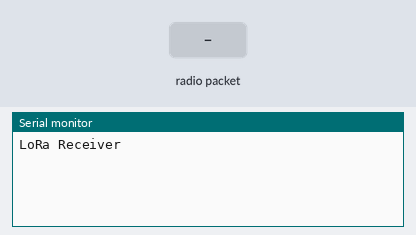
Bench run of a sketch on a simulated Arduino Uno, built for the host (arithmetic inside an expression is 32-bit, double 64-bit). Shown: the last lines printed to the serial monitor. The inputs (shaded band) are chosen by the test bench. No radio packets arrive unless stated.

Above: at 2.2 s.
2.3 s: radio packet "1" arrives
At 3.1 s:
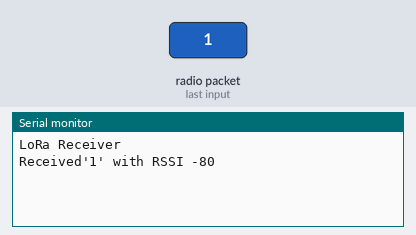
3.8 s: radio packet "0" arrives
At 4.3 s:
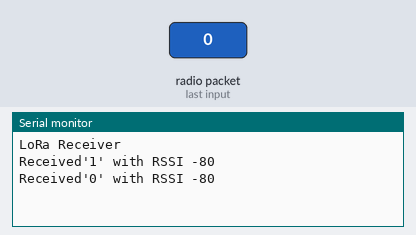
5.3 s: radio packet "2" arrives
At 6.6 s:
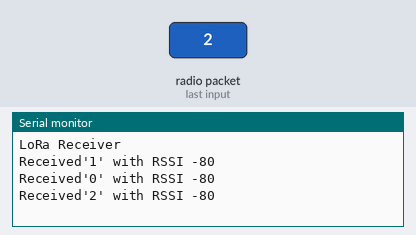

Measured:
- after the input at 2.3 s, the serial monitor: prints a new line at once (image 1)
- after the input at 3.8 s, the serial monitor: prints a new line at once (image 2)
- after the input at 5.3 s, the serial monitor: prints a new line at once (image 3)

The sketch:

loraSendRecieve.ino
```cpp
// This example just provide basic LoRa function test;
// Not the LoRa's farthest distance or strongest interference immunity.
// For more informations, please vist www.heltec.cn or mail to support@heltec.cn

#include <SPI.h>
#include <LoRa.h>

// WIFI_LoRa_32 ports
// GPIO5  -- SX1278's SCK
// GPIO19 -- SX1278's MISO
// GPIO27 -- SX1278's MOSI
// GPIO18 -- SX1278's CS
// GPIO14 -- SX1278's RESET
// GPIO26 -- SX1278's IRQ(Interrupt Request)

#define SS      18
#define RST     14
#define DI0     26
#define BAND    433E6

void setup() {
  Serial.begin(115200);
  while (!Serial); //if just the the basic function, must connect to a computer
  delay(1000);
  Serial.println("LoRa Receiver");
  SPI.begin(5,19,27,18);
  LoRa.setPins(SS,RST,DI0);
  if (!LoRa.begin(BAND)) {
    Serial.println("Starting LoRa failed!");
    while (1);
  }
}

int interval = 10000;
int prevTime = millis();
int counter=0;
void loop() {
myRecieve(); // set LoRa to recieve mode

if(millis()-prevTime >= interval){  // check if 10 sec have passed
  mySend();
  prevTime = millis();
  }
}

void mySend(){
  LoRa.beginPacket();
  LoRa.print("NODE2: ");
  LoRa.print(counter);
  LoRa.endPacket();
  Serial.println("DATA SEND: ");
  Serial.println(counter);

}

void myRecieve(){
 int packetSize = LoRa.parsePacket();
  if (packetSize) {
    // received a packet
    Serial.print("Received'");

    // read packet
    while (LoRa.available()) {
      Serial.print((char)LoRa.read());
    }

    // print RSSI of packet
    Serial.print("' with RSSI ");
    Serial.println(LoRa.packetRssi());
  }
}
```
